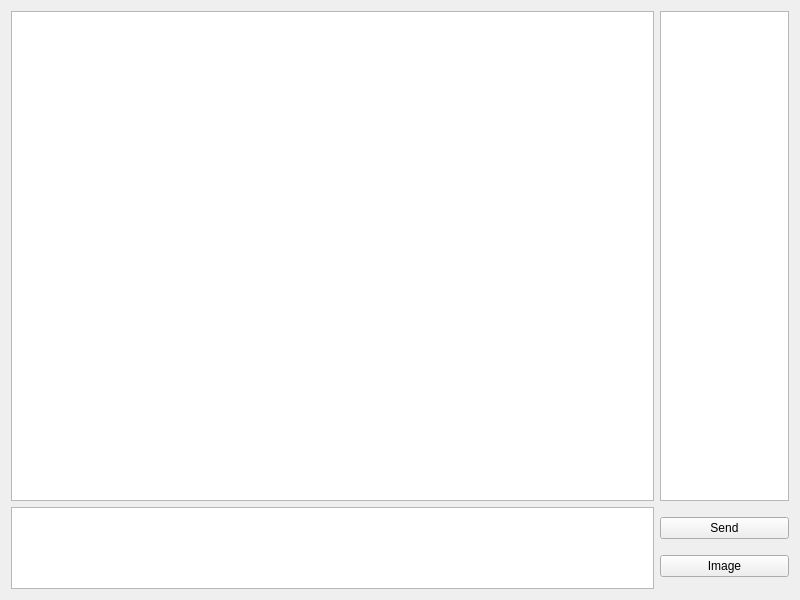
<?xml version="1.0" encoding="UTF-8"?>
<ui version="4.0">
 <class>Widget</class>
 <widget class="QWidget" name="Widget">
  <property name="geometry">
   <rect>
    <x>0</x>
    <y>0</y>
    <width>800</width>
    <height>600</height>
   </rect>
  </property>
  <property name="windowTitle">
   <string>Widget</string>
  </property>
  <layout class="QHBoxLayout" name="horizontalLayout_3">
   <item>
    <layout class="QVBoxLayout" name="verticalLayout_2" stretch="6,1">
     <item>
      <layout class="QHBoxLayout" name="horizontalLayout_2" stretch="5,1">
       <item>
        <widget class="QTextBrowser" name="textBrowserMessageShow">
         <property name="sizePolicy">
          <sizepolicy hsizetype="Expanding" vsizetype="Expanding">
           <horstretch>4</horstretch>
           <verstretch>4</verstretch>
          </sizepolicy>
         </property>
         <property name="minimumSize">
          <size>
           <width>0</width>
           <height>0</height>
          </size>
         </property>
        </widget>
       </item>
       <item>
        <widget class="QTextBrowser" name="textBrowserServerStatus">
         <property name="sizePolicy">
          <sizepolicy hsizetype="Expanding" vsizetype="Expanding">
           <horstretch>1</horstretch>
           <verstretch>4</verstretch>
          </sizepolicy>
         </property>
         <property name="maximumSize">
          <size>
           <width>16777215</width>
           <height>16777215</height>
          </size>
         </property>
        </widget>
       </item>
      </layout>
     </item>
     <item>
      <layout class="QHBoxLayout" name="horizontalLayout" stretch="5,1">
       <item>
        <widget class="QTextEdit" name="textEditMessageInput">
         <property name="sizePolicy">
          <sizepolicy hsizetype="Expanding" vsizetype="Expanding">
           <horstretch>4</horstretch>
           <verstretch>1</verstretch>
          </sizepolicy>
         </property>
         <property name="maximumSize">
          <size>
           <width>16777215</width>
           <height>120</height>
          </size>
         </property>
        </widget>
       </item>
       <item>
        <layout class="QVBoxLayout" name="verticalLayout" stretch="1,4">
         <item>
          <widget class="QPushButton" name="btnSend">
           <property name="sizePolicy">
            <sizepolicy hsizetype="Minimum" vsizetype="Fixed">
             <horstretch>1</horstretch>
             <verstretch>1</verstretch>
            </sizepolicy>
           </property>
           <property name="text">
            <string>Send</string>
           </property>
          </widget>
         </item>
         <item>
          <widget class="QPushButton" name="btnImage">
           <property name="sizePolicy">
            <sizepolicy hsizetype="Minimum" vsizetype="Fixed">
             <horstretch>1</horstretch>
             <verstretch>1</verstretch>
            </sizepolicy>
           </property>
           <property name="text">
            <string>Image</string>
           </property>
          </widget>
         </item>
        </layout>
       </item>
      </layout>
     </item>
    </layout>
   </item>
  </layout>
 </widget>
 <resources/>
 <connections/>
</ui>
